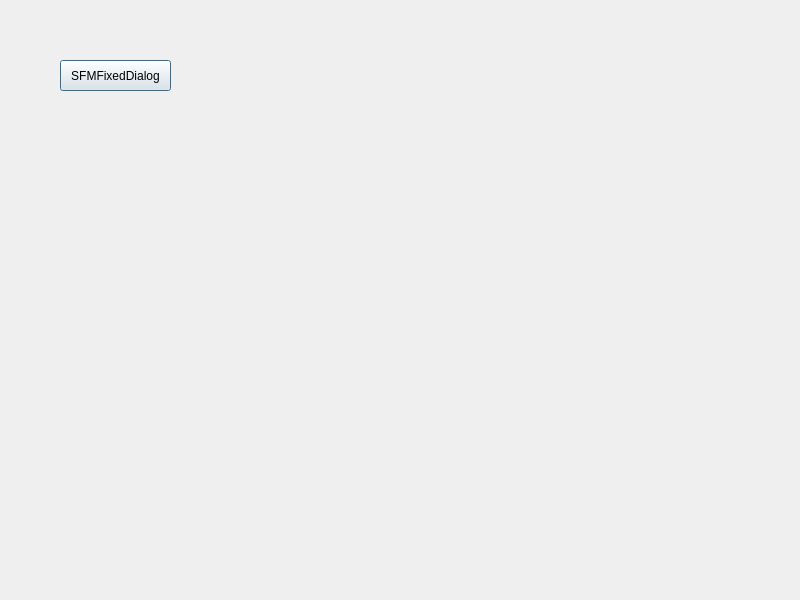
<?xml version="1.0" encoding="UTF-8"?>
<ui version="4.0">
 <class>SFMCustomWidgetsDialog</class>
 <widget class="QDialog" name="SFMCustomWidgetsDialog">
  <property name="geometry">
   <rect>
    <x>0</x>
    <y>0</y>
    <width>800</width>
    <height>600</height>
   </rect>
  </property>
  <property name="windowTitle">
   <string>SFMCustomWidgetsDialog</string>
  </property>
  <widget class="QPushButton" name="pushButton_sfmfixeddialog">
   <property name="geometry">
    <rect>
     <x>60</x>
     <y>60</y>
     <width>111</width>
     <height>31</height>
    </rect>
   </property>
   <property name="text">
    <string>SFMFixedDialog</string>
   </property>
  </widget>
 </widget>
 <resources/>
 <connections/>
</ui>
